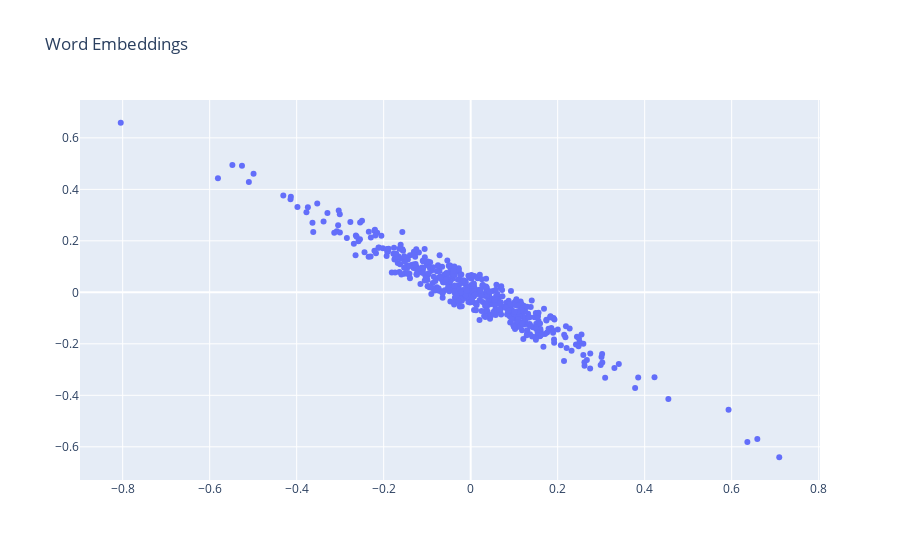

Notebook code for this chart:
### Markdown cell above
Now we'll use a fancy plotting tool called *plotly* to show the embeddings with hovertext so you can move your mouse over the points to see the corresponding tokens.

### Code cell
def plot_2d_embeddings(embeddings, id_start=1, count=100):
  # Get 1st and 2nd embedding dims for the desired tokens.
  x1 = embeddings[id_start:id_start+count, 0]
  x2 = embeddings[id_start:id_start+count, 1]
  
  # Get the corresponding words from the reverse index (for labeling).
  tokens = [reverse_index[i] for i in range(id_start, id_start+count)]

  # Plot with the plotly library.
  data = plotly.Scatter(x=x1, y=x2, text=tokens,
                        mode='markers', textposition='bottom left',
                        hoverinfo='text')
  fig = plotly.Figure(data=[data],
                      layout=plotly.Layout(title="Word Embeddings",
                                           hovermode='closest'))
  fig.show()

# Very frequent tokens tend to be more syntactic than semantic, so let's plot
# some rarer words.    
plot_2d_embeddings(embeddings, id_start=500, count=500)

### Figure 1 — Plotly figure (JSON) as saved in the notebook; plotly's stock layout.template omitted (floating-point values rounded to 4 significant figures; data arrays with more than 128 entries replaced by an {"elided": "..."} marker saying what was removed)
{"data": [{"hoverinfo": "text", "mode": "markers", "text": {"elided": "500 str values"}, "textposition": "bottom left", "type": "scatter", "x": {"elided": "500 float values"}, "y": {"elided": "500 float values"}}], "layout": {"hovermode": "closest", "title": {"text": "Word Embeddings"}}}
